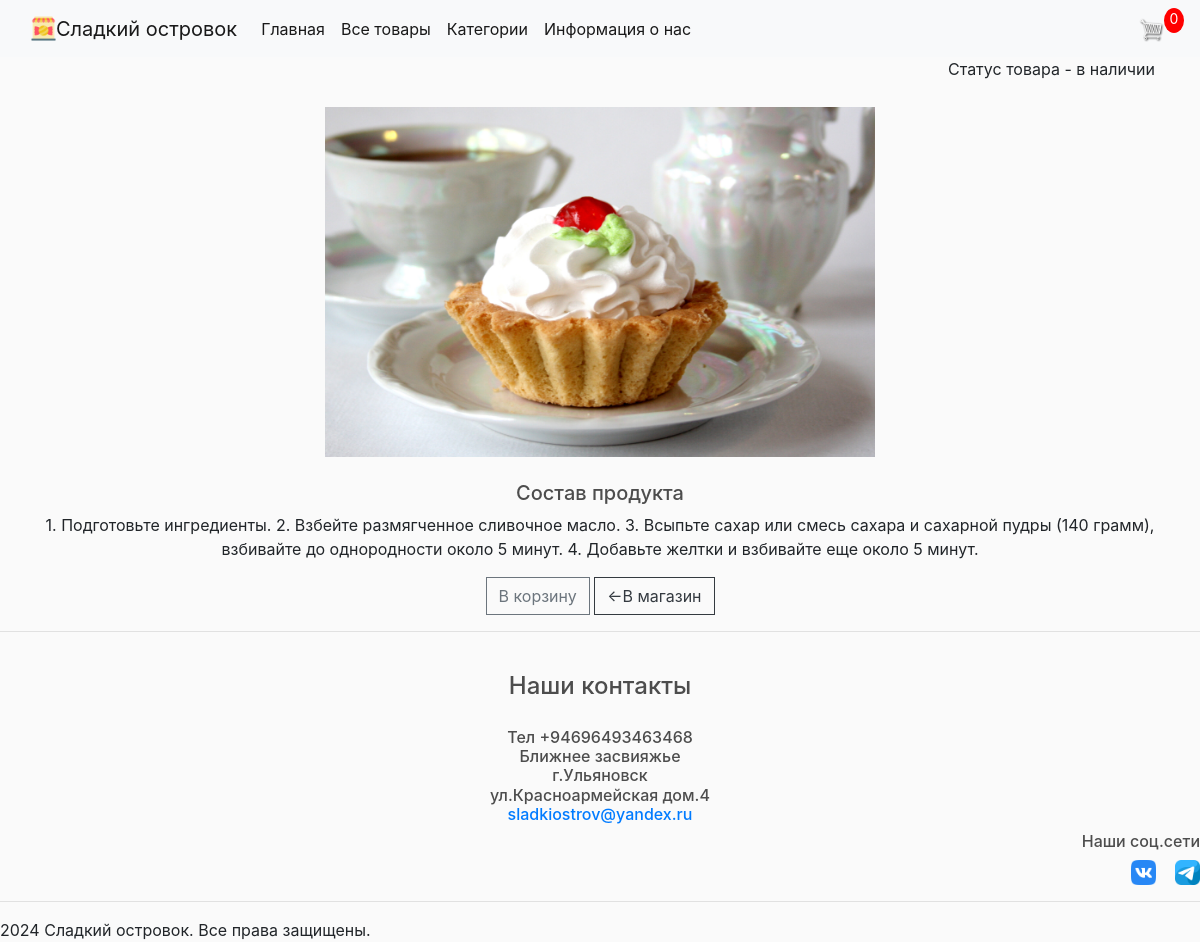
/description_page/11, run on an earlier commit of the app's database.
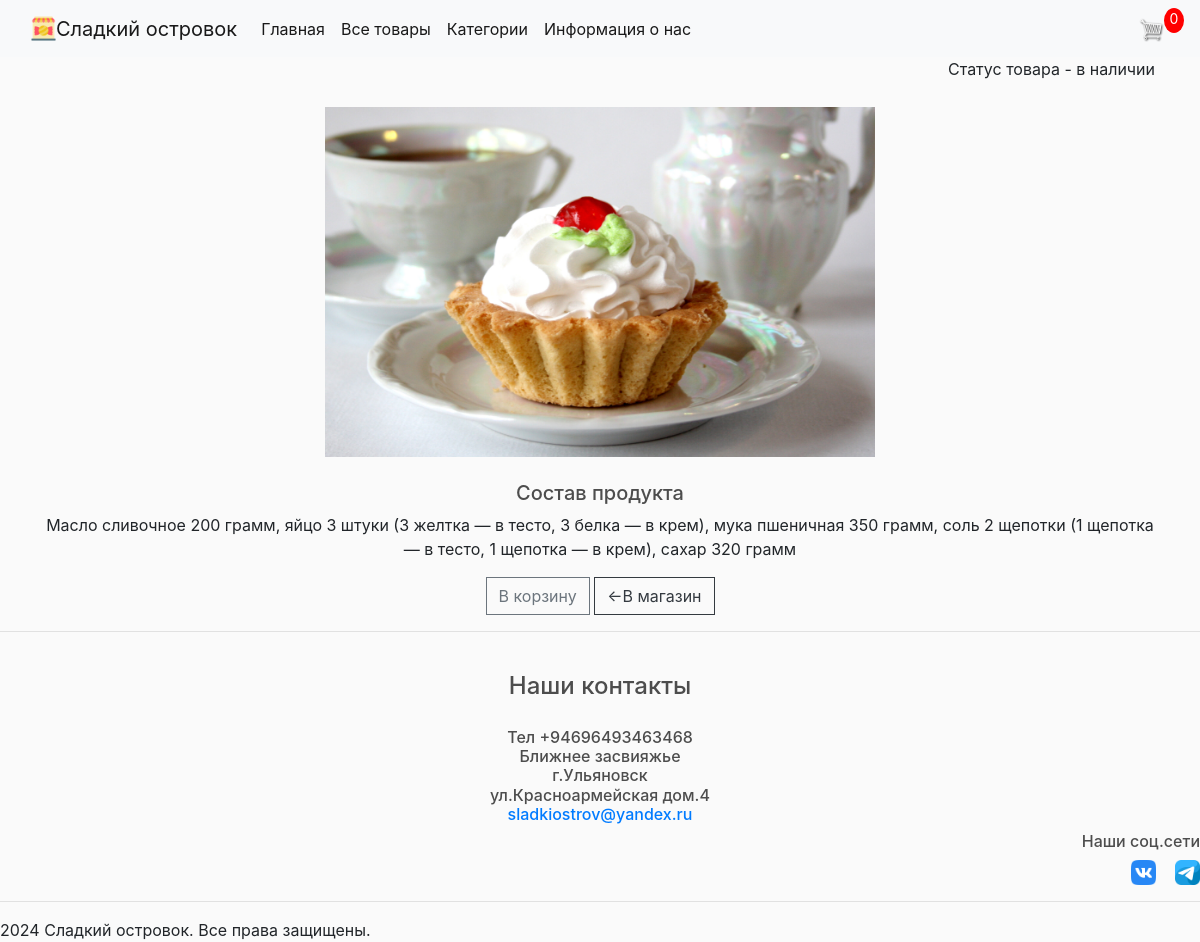
And on a later commit of the database.
### store/models.py (models this page shows, shortened)
class Product(models.Model):
    name = models.CharField(max_length=200, null=True)
    price = models.DecimalField(max_digits=7, decimal_places=2)
    digital = models.BooleanField(default=False, null=True, blank=False)
    image = models.ImageField(null=True, blank=True)
    category = models.ForeignKey('Category', on_delete=models.SET_NULL, null=True)  # SET_NULL временно
    description = models.TextField(default='описание')
    @property
    def imageURL(self):
        try:
            url = self.image.url
        except:
            url = ''
        return url

### store/views.py (the view)
# urls.py: path('description_page/<int:product_id>', views.description_page, name="description_page"),
def description_page(request, product_id):
    data = cartData(request)
    cartItems = data['cartItems']
    item = Product.objects.get(id=product_id)
    return render(request, 'store/description_page.html', {'item': item, 'cartItems': cartItems})

### store/utils.py (called while the page is built, shortened)
def cookieCart(request):
    try:
        cart = json.loads(request.COOKIES['cart'])
    except:
        cart = {}
    print('Cart:', cart)
    items = []
    order = {'get_cart_total': 0, 'get_cart_items': 0, 'shipping': False}
    cartItems = order['get_cart_items']
    return {'cartItems': cartItems, 'order': order, 'items': items}

def cartData(request):
    if request.user.is_authenticated:
        customer = request.user.customer
        order, created = Order.objects.get_or_create(customer=customer, complete=False)
        items = order.orderitem_set.all()
        cartItems = order.get_cart_items
    else:
        cookieData = cookieCart(request)
        cartItems = cookieData['cartItems']
        order = cookieData['order']
        items = cookieData['items']
    return {'cartItems': cartItems, 'order': order, 'items': items}

### store/templates/store/description_page.html
{% extends 'store/main.html' %}
{% block content %}
<div style="text-align:right"><p>Статус товара - в наличии</p></div>
    <div class="row">
        <div align="center" class="col-lg-12">
            <img src="{{item.imageURL}}" width="550px" height="350px">
        </div>
    </div>
<br>
<h5 style="text-align:center">Состав продукта</h5>
 <p align="right" style="text-align:center">{{ item.description}}</p>
<div style="text-align:center">
<button data-product="{{item.id}}" data-action="add" class="btn btn-outline-secondary add-btn update-cart">В корзину</button>
    <a class="btn btn-outline-dark" href="{% url 'store' %}">&#x2190В магазин</a>
</div>
{% endblock content %}

What changed in the data, as far as the page shows it:
changed Product: description "1. Подготовьте ингредиенты. 2. Взбейте размягченное сливочное масло. 3. Всыпьте сахар или смесь сахара и сахарной пудры (140 грамм), взбивайте до однородности около 5 минут. 4. Добавьте желтки и взбивайте еще около 5 минут." → "Масло сливочное 200 грамм, яйцо 3 штуки (3 желтка — в тесто, 3 белка — в крем), мука пшеничная 350 грамм, соль 2 щепотки (1 щепотка — в тесто, 1 щепотка — в крем), сахар 320 грамм"
